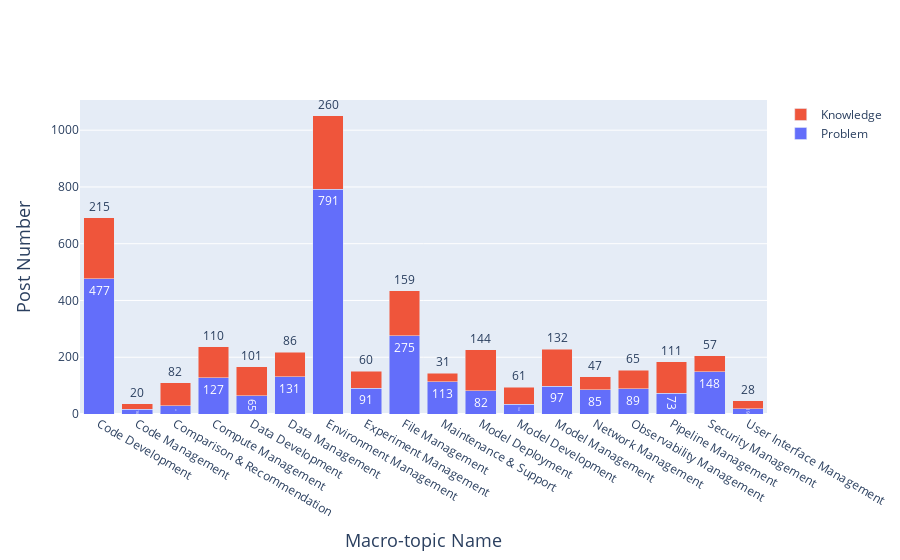

Notebook code for this chart:
### Code cell
df = pd.read_json(os.path.join(path_rq4, 'macro-topics.json'))

categories = []
frequency_p = []
frequency_k = [] 

for index, group in df.groupby('Resolution_summary_topic_macro'):
    categories.append(macro_topic_indexing[index])
    frequency_p.append(len(group[group['Challenge_type'] == 'problem']))
    frequency_k.append(len(group[group['Challenge_type'] == 'knowledge']))
    
# Create a stacked bar chart
fig = go.Figure(data=[
    go.Bar(name='Problem', x=categories, y=frequency_p, text=frequency_p, textposition='outside'),
    go.Bar(name='Knowledge', x=categories, y=frequency_k, text=frequency_k, textposition='outside')
])

# Change the bar mode
fig.update_layout(
    barmode='stack',
    xaxis_title="Macro-topic Name",
    yaxis_title="Post Number",
    xaxis=dict(title_font=dict(size=18)), 
    yaxis=dict(title_font=dict(size=18)),
)
fig.show()
pio.full_figure_for_development(fig, warn=False)
fig.write_image(os.path.join(path_rq4, 'Macro-topics frequency histogram.pdf'), engine="kaleido")

### Figure 1 — Plotly figure (JSON) as saved in the notebook; plotly's stock layout.template omitted (floating-point values rounded to 4 significant figures)
{"data": [{"name": "Problem", "text": ["477", "16", "29", "127", "65", "131", "791", "91", "275", "113", "82", "34", "97", "85", "89", "73", "148", "19"], "textposition": "outside", "type": "bar", "x": ["Code Development", "Code Management", "Comparison & Recommendation", "Compute Management", "Data Development", "Data Management", "Environment Management", "Experiment Management", "File Management", "Maintenance & Support", "Model Deployment", "Model Development", "Model Management", "Network Management", "Observability Management", "Pipeline Management", "Security Management", "User Interface Management"], "y": [477, 16, 29, 127, 65, 131, 791, 91, 275, 113, 82, 34, 97, 85, 89, 73, 148, 19]}, {"name": "Knowledge", "text": ["215", "20", "82", "110", "101", "86", "260", "60", "159", "31", "144", "61", "132", "47", "65", "111", "57", "28"], "textposition": "outside", "type": "bar", "x": ["Code Development", "Code Management", "Comparison & Recommendation", "Compute Management", "Data Development", "Data Management", "Environment Management", "Experiment Management", "File Management", "Maintenance & Support", "Model Deployment", "Model Development", "Model Management", "Network Management", "Observability Management", "Pipeline Management", "Security Management", "User Interface Management"], "y": [215, 20, 82, 110, 101, 86, 260, 60, 159, 31, 144, 61, 132, 47, 65, 111, 57, 28]}], "layout": {"barmode": "stack", "xaxis": {"title": {"font": {"size": 18}, "text": "Macro-topic Name"}}, "yaxis": {"title": {"font": {"size": 18}, "text": "Post Number"}}}}
